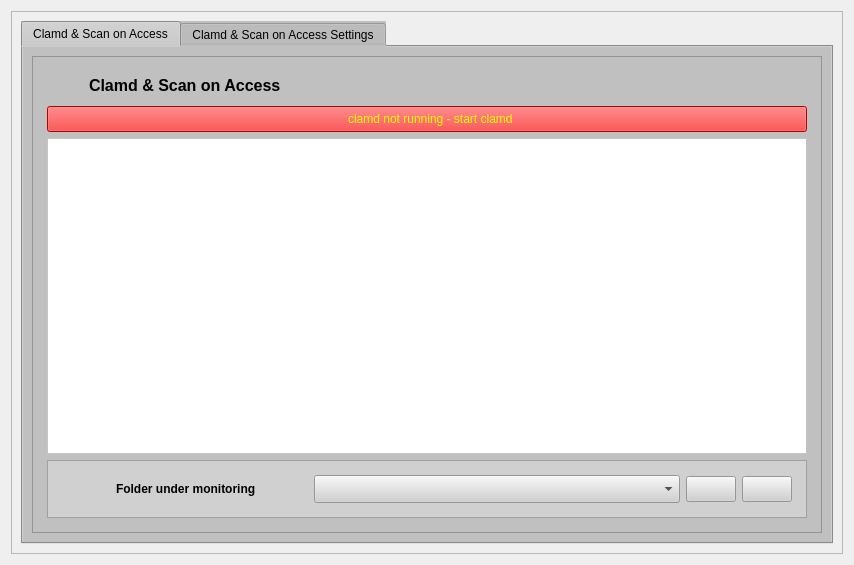
<?xml version="1.0" encoding="UTF-8"?>
<ui version="4.0">
 <class>clamdManager</class>
 <widget class="QWidget" name="clamdManager">
  <property name="geometry">
   <rect>
    <x>0</x>
    <y>0</y>
    <width>854</width>
    <height>565</height>
   </rect>
  </property>
  <property name="windowTitle">
   <string>Form</string>
  </property>
  <layout class="QGridLayout" name="gridLayout_16">
   <item row="0" column="0">
    <widget class="QFrame" name="frame">
     <property name="frameShape">
      <enum>QFrame::StyledPanel</enum>
     </property>
     <property name="frameShadow">
      <enum>QFrame::Raised</enum>
     </property>
     <layout class="QGridLayout" name="gridLayout_5">
      <item row="0" column="1">
       <widget class="QTabWidget" name="tabWidget">
        <property name="styleSheet">
         <string notr="true">background-color:#c0c0c0</string>
        </property>
        <property name="currentIndex">
         <number>0</number>
        </property>
        <widget class="QWidget" name="tab">
         <attribute name="icon">
          <iconset resource="../resources.qrc">
           <normaloff>:/icons/icons/crosshair.png</normaloff>:/icons/icons/crosshair.png</iconset>
         </attribute>
         <attribute name="title">
          <string>Clamd &amp;&amp; Scan on Access</string>
         </attribute>
         <layout class="QGridLayout" name="gridLayout_8">
          <item row="0" column="0">
           <widget class="QFrame" name="clamdFrame">
            <property name="styleSheet">
             <string notr="true">padding:5px;</string>
            </property>
            <property name="frameShape">
             <enum>QFrame::StyledPanel</enum>
            </property>
            <property name="frameShadow">
             <enum>QFrame::Raised</enum>
            </property>
            <layout class="QGridLayout" name="gridLayout_7">
             <item row="2" column="1" colspan="2">
              <widget class="QPlainTextEdit" name="clamdLogPlainTextEdit">
               <property name="styleSheet">
                <string notr="true">background-color:white;</string>
               </property>
               <property name="readOnly">
                <bool>true</bool>
               </property>
              </widget>
             </item>
             <item row="1" column="1" colspan="2">
              <widget class="QPushButton" name="startStopClamdPushButton">
               <property name="styleSheet">
                <string notr="true">background-color:red;color:yellow</string>
               </property>
               <property name="text">
                <string>  clamd not running - start clamd</string>
               </property>
               <property name="icon">
                <iconset resource="../resources.qrc">
                 <normaloff>:/icons/icons/startclamd.png</normaloff>:/icons/icons/startclamd.png</iconset>
               </property>
               <property name="iconSize">
                <size>
                 <width>24</width>
                 <height>24</height>
                </size>
               </property>
              </widget>
             </item>
             <item row="0" column="1" colspan="2">
              <layout class="QHBoxLayout" name="horizontalLayout">
               <item>
                <widget class="QLabel" name="clamdIconLabel">
                 <property name="styleSheet">
                  <string notr="true"/>
                 </property>
                 <property name="text">
                  <string/>
                 </property>
                 <property name="pixmap">
                  <pixmap resource="../resources.qrc">:/icons/icons/onaccess.png</pixmap>
                 </property>
                </widget>
               </item>
               <item>
                <widget class="QLabel" name="clamdLabel">
                 <property name="styleSheet">
                  <string notr="true">margin-left:10px;font-size:16px;font-weight:bold;</string>
                 </property>
                 <property name="text">
                  <string>Clamd &amp; Scan on Access</string>
                 </property>
                </widget>
               </item>
               <item>
                <spacer name="horizontalSpacer_2">
                 <property name="orientation">
                  <enum>Qt::Horizontal</enum>
                 </property>
                 <property name="sizeHint" stdset="0">
                  <size>
                   <width>40</width>
                   <height>20</height>
                  </size>
                 </property>
                </spacer>
               </item>
              </layout>
             </item>
             <item row="3" column="1" colspan="2">
              <widget class="QFrame" name="frame_3">
               <property name="autoFillBackground">
                <bool>false</bool>
               </property>
               <property name="styleSheet">
                <string notr="true">background-color:#d0d0d0</string>
               </property>
               <property name="frameShape">
                <enum>QFrame::StyledPanel</enum>
               </property>
               <property name="frameShadow">
                <enum>QFrame::Raised</enum>
               </property>
               <layout class="QHBoxLayout" name="horizontalLayout_2">
                <item>
                 <widget class="QLabel" name="label">
                  <property name="maximumSize">
                   <size>
                    <width>40</width>
                    <height>40</height>
                   </size>
                  </property>
                  <property name="styleSheet">
                   <string notr="true"/>
                  </property>
                  <property name="text">
                   <string/>
                  </property>
                  <property name="pixmap">
                   <pixmap resource="../resources.qrc">:/icons/icons/homefolder.png</pixmap>
                  </property>
                  <property name="scaledContents">
                   <bool>true</bool>
                  </property>
                 </widget>
                </item>
                <item>
                 <widget class="QLabel" name="monitoringLabel">
                  <property name="maximumSize">
                   <size>
                    <width>200</width>
                    <height>16777215</height>
                   </size>
                  </property>
                  <property name="styleSheet">
                   <string notr="true">font-weight:bold;</string>
                  </property>
                  <property name="locale">
                   <locale language="Portuguese" country="Brazil"/>
                  </property>
                  <property name="frameShape">
                   <enum>QFrame::NoFrame</enum>
                  </property>
                  <property name="frameShadow">
                   <enum>QFrame::Sunken</enum>
                  </property>
                  <property name="text">
                   <string>Folder under monitoring</string>
                  </property>
                 </widget>
                </item>
                <item>
                 <widget class="QComboBox" name="monitoringComboBox"/>
                </item>
                <item>
                 <widget class="QPushButton" name="monitoringAddButton">
                  <property name="maximumSize">
                   <size>
                    <width>50</width>
                    <height>16777215</height>
                   </size>
                  </property>
                  <property name="styleSheet">
                   <string notr="true"/>
                  </property>
                  <property name="text">
                   <string/>
                  </property>
                  <property name="icon">
                   <iconset resource="../resources.qrc">
                    <normaloff>:/icons/icons/add.png</normaloff>:/icons/icons/add.png</iconset>
                  </property>
                  <property name="iconSize">
                   <size>
                    <width>22</width>
                    <height>22</height>
                   </size>
                  </property>
                 </widget>
                </item>
                <item>
                 <widget class="QPushButton" name="monitoringDelButton">
                  <property name="maximumSize">
                   <size>
                    <width>50</width>
                    <height>16777215</height>
                   </size>
                  </property>
                  <property name="text">
                   <string/>
                  </property>
                  <property name="icon">
                   <iconset resource="../resources.qrc">
                    <normaloff>:/icons/icons/trash-can.png</normaloff>:/icons/icons/trash-can.png</iconset>
                  </property>
                  <property name="iconSize">
                   <size>
                    <width>22</width>
                    <height>22</height>
                   </size>
                  </property>
                 </widget>
                </item>
               </layout>
              </widget>
             </item>
            </layout>
           </widget>
          </item>
         </layout>
        </widget>
        <widget class="QWidget" name="tab_2">
         <attribute name="icon">
          <iconset resource="../resources.qrc">
           <normaloff>:/icons/icons/options.png</normaloff>:/icons/icons/options.png</iconset>
         </attribute>
         <attribute name="title">
          <string>Clamd &amp;&amp; Scan on Access Settings</string>
         </attribute>
         <layout class="QGridLayout" name="gridLayout_11">
          <item row="0" column="0">
           <widget class="QFrame" name="frame_2">
            <property name="frameShape">
             <enum>QFrame::StyledPanel</enum>
            </property>
            <property name="frameShadow">
             <enum>QFrame::Raised</enum>
            </property>
            <layout class="QGridLayout" name="gridLayout_10">
             <item row="0" column="1">
              <widget class="QLabel" name="clamdLabel_2">
               <property name="minimumSize">
                <size>
                 <width>0</width>
                 <height>36</height>
                </size>
               </property>
               <property name="maximumSize">
                <size>
                 <width>16777215</width>
                 <height>36</height>
                </size>
               </property>
               <property name="styleSheet">
                <string notr="true">margin-left:10px;font-size:16px;font-weight:bold;</string>
               </property>
               <property name="text">
                <string>Clamd &amp; Scan on Access Settings</string>
               </property>
              </widget>
             </item>
             <item row="1" column="0" colspan="3">
              <layout class="QGridLayout" name="gridLayout_9">
               <item row="10" column="1">
                <widget class="QComboBox" name="infectedFilesComboBox">
                 <item>
                  <property name="text">
                   <string>Report only</string>
                  </property>
                 </item>
                 <item>
                  <property name="text">
                   <string>Copy to Quarantine</string>
                  </property>
                 </item>
                 <item>
                  <property name="text">
                   <string>Move to Quarantine</string>
                  </property>
                 </item>
                 <item>
                  <property name="text">
                   <string>Remove (be carefull)</string>
                  </property>
                 </item>
                </widget>
               </item>
               <item row="1" column="0">
                <widget class="QLabel" name="accLogTimesLabel">
                 <property name="toolTip">
                  <string>Log time for each message.</string>
                 </property>
                 <property name="text">
                  <string>Log Times</string>
                 </property>
                </widget>
               </item>
               <item row="6" column="1">
                <widget class="QSpinBox" name="onAccessMaxThreadsSpinBox">
                 <property name="minimum">
                  <number>1</number>
                 </property>
                 <property name="maximum">
                  <number>25</number>
                 </property>
                 <property name="value">
                  <number>10</number>
                 </property>
                </widget>
               </item>
               <item row="4" column="1">
                <widget class="QComboBox" name="accExtraScanningComboBox">
                 <item>
                  <property name="text">
                   <string>yes</string>
                  </property>
                 </item>
                 <item>
                  <property name="text">
                   <string>no</string>
                  </property>
                 </item>
                </widget>
               </item>
               <item row="6" column="0">
                <widget class="QLabel" name="accMaxThreatsLabel">
                 <property name="toolTip">
                  <string>Max  number  of  scanning  threads to allocate to the OnAccess thread pool at startup.</string>
                 </property>
                 <property name="text">
                  <string>On Access max Threats</string>
                 </property>
                </widget>
               </item>
               <item row="0" column="1">
                <widget class="QSpinBox" name="accLogFileMaxSizeSpinBox">
                 <property name="minimum">
                  <number>1</number>
                 </property>
                 <property name="maximum">
                  <number>25</number>
                 </property>
                 <property name="value">
                  <number>1</number>
                 </property>
                </widget>
               </item>
               <item row="10" column="0">
                <widget class="QLabel" name="infectedFilesLabel">
                 <property name="toolTip">
                  <string>How to proceed if infected files are found</string>
                 </property>
                 <property name="text">
                  <string>Infected Files</string>
                 </property>
                </widget>
               </item>
               <item row="8" column="0">
                <widget class="QLabel" name="onAccessPreventionLabel">
                 <property name="toolTip">
                  <string>Enables fanotify blocking when malicious files are found.</string>
                 </property>
                 <property name="text">
                  <string>On Access Prevention</string>
                 </property>
                </widget>
               </item>
               <item row="3" column="1">
                <widget class="QComboBox" name="extendedDetectionInfoComboBox">
                 <item>
                  <property name="text">
                   <string>yes</string>
                  </property>
                 </item>
                 <item>
                  <property name="text">
                   <string>no</string>
                  </property>
                 </item>
                </widget>
               </item>
               <item row="3" column="0">
                <widget class="QLabel" name="extendedDetectionInfoLabel">
                 <property name="toolTip">
                  <string>Log additional information about the infected file, such as its size and hash, together with the virus name.</string>
                 </property>
                 <property name="text">
                  <string>Extended Detection Info</string>
                 </property>
                </widget>
               </item>
               <item row="5" column="2">
                <widget class="QLabel" name="onAccessMaxFileSizeLabel">
                 <property name="text">
                  <string>MByte</string>
                 </property>
                </widget>
               </item>
               <item row="8" column="1">
                <widget class="QComboBox" name="onAccessPreventionComboBox">
                 <item>
                  <property name="text">
                   <string>yes</string>
                  </property>
                 </item>
                 <item>
                  <property name="text">
                   <string>no</string>
                  </property>
                 </item>
                </widget>
               </item>
               <item row="7" column="0">
                <widget class="QLabel" name="accRetryAttemptsLabel">
                 <property name="toolTip">
                  <string>Number of times the OnAccess client will retry a failed scan due to connection problems (or other issues).</string>
                 </property>
                 <property name="text">
                  <string>On Access retry Attempts</string>
                 </property>
                </widget>
               </item>
               <item row="9" column="0">
                <widget class="QLabel" name="onAccessDenyOnErrorLabel">
                 <property name="toolTip">
                  <string>When using prevention, if this option is turned on, any errors that occur during  scanning will result in the event attempt being denied. This could potentially lead to unwanted system behaviour  with  certain  configura-
              tions, so the client defaults this to off and prefers allowing access events in case of scan or connection error.</string>
                 </property>
                 <property name="text">
                  <string>On Access deny on Error</string>
                 </property>
                </widget>
               </item>
               <item row="1" column="1">
                <widget class="QComboBox" name="accLogTimesComboBox">
                 <item>
                  <property name="text">
                   <string>yes</string>
                  </property>
                 </item>
                 <item>
                  <property name="text">
                   <string>no</string>
                  </property>
                 </item>
                </widget>
               </item>
               <item row="0" column="0">
                <widget class="QLabel" name="accLogFileMaxSizeLabel">
                 <property name="toolTip">
                  <string>Maximum size of the log file.
Value of 0 disables the limit.
Default: 1 MByte
</string>
                 </property>
                 <property name="text">
                  <string>Log-File max Size</string>
                 </property>
                </widget>
               </item>
               <item row="4" column="0">
                <widget class="QLabel" name="accExtraScanningLabel">
                 <property name="text">
                  <string>On Access Extra Scanning</string>
                 </property>
                </widget>
               </item>
               <item row="0" column="2">
                <widget class="QLabel" name="accLogFileMaxSizeLabel_2">
                 <property name="text">
                  <string>MByte</string>
                 </property>
                </widget>
               </item>
               <item row="7" column="1">
                <widget class="QSpinBox" name="accRetryAttemptsSpinBox">
                 <property name="maximum">
                  <number>10</number>
                 </property>
                </widget>
               </item>
               <item row="2" column="0">
                <widget class="QLabel" name="accLogRotateLabel">
                 <property name="toolTip">
                  <string>Rotate log file. Requires LogFileMaxSize option set prior to this option.</string>
                 </property>
                 <property name="text">
                  <string>Log Rotate</string>
                 </property>
                </widget>
               </item>
               <item row="2" column="1">
                <widget class="QComboBox" name="accLogRotateComboBox">
                 <item>
                  <property name="text">
                   <string>yes</string>
                  </property>
                 </item>
                 <item>
                  <property name="text">
                   <string>no</string>
                  </property>
                 </item>
                </widget>
               </item>
               <item row="5" column="1">
                <widget class="QSpinBox" name="onAccessMaxFileSizeSpinBox">
                 <property name="minimum">
                  <number>1</number>
                 </property>
                 <property name="maximum">
                  <number>25</number>
                 </property>
                 <property name="value">
                  <number>10</number>
                 </property>
                </widget>
               </item>
               <item row="5" column="0">
                <widget class="QLabel" name="accMaxFileSizeLabel">
                 <property name="toolTip">
                  <string>Files larger than this value will not be scanned in on access.</string>
                 </property>
                 <property name="text">
                  <string>On Access max File Size</string>
                 </property>
                </widget>
               </item>
               <item row="9" column="1">
                <widget class="QComboBox" name="onAccessDenyOnErrorComboBox">
                 <item>
                  <property name="text">
                   <string>yes</string>
                  </property>
                 </item>
                 <item>
                  <property name="text">
                   <string>no</string>
                  </property>
                 </item>
                </widget>
               </item>
               <item row="11" column="0">
                <widget class="QLabel" name="startClamdOnStartupLabel">
                 <property name="text">
                  <string>Start Clamd on startup</string>
                 </property>
                </widget>
               </item>
               <item row="11" column="1">
                <widget class="QCheckBox" name="startClamdOnStartupCheckBox">
                 <property name="text">
                  <string/>
                 </property>
                </widget>
               </item>
              </layout>
             </item>
             <item row="0" column="2">
              <widget class="QPushButton" name="restartClamdPushButton">
               <property name="enabled">
                <bool>true</bool>
               </property>
               <property name="minimumSize">
                <size>
                 <width>50</width>
                 <height>36</height>
                </size>
               </property>
               <property name="maximumSize">
                <size>
                 <width>50</width>
                 <height>36</height>
                </size>
               </property>
               <property name="toolTip">
                <string>Clamd has to be restarted
for changes made to take effect.</string>
               </property>
               <property name="autoFillBackground">
                <bool>false</bool>
               </property>
               <property name="styleSheet">
                <string notr="true"/>
               </property>
               <property name="text">
                <string/>
               </property>
               <property name="icon">
                <iconset resource="../resources.qrc">
                 <normaloff>:/icons/icons/restart.png</normaloff>:/icons/icons/restart.png</iconset>
               </property>
               <property name="iconSize">
                <size>
                 <width>22</width>
                 <height>22</height>
                </size>
               </property>
              </widget>
             </item>
             <item row="0" column="0">
              <widget class="QLabel" name="clamdIconLabel_2">
               <property name="minimumSize">
                <size>
                 <width>48</width>
                 <height>48</height>
                </size>
               </property>
               <property name="maximumSize">
                <size>
                 <width>48</width>
                 <height>48</height>
                </size>
               </property>
               <property name="text">
                <string/>
               </property>
               <property name="pixmap">
                <pixmap resource="../resources.qrc">:/icons/icons/options.png</pixmap>
               </property>
               <property name="scaledContents">
                <bool>true</bool>
               </property>
              </widget>
             </item>
             <item row="1" column="3">
              <spacer name="horizontalSpacer_3">
               <property name="orientation">
                <enum>Qt::Horizontal</enum>
               </property>
               <property name="sizeHint" stdset="0">
                <size>
                 <width>40</width>
                 <height>20</height>
                </size>
               </property>
              </spacer>
             </item>
            </layout>
           </widget>
          </item>
          <item row="0" column="1">
           <spacer name="horizontalSpacer_5">
            <property name="orientation">
             <enum>Qt::Horizontal</enum>
            </property>
            <property name="sizeHint" stdset="0">
             <size>
              <width>40</width>
              <height>20</height>
             </size>
            </property>
           </spacer>
          </item>
          <item row="1" column="0">
           <spacer name="verticalSpacer">
            <property name="orientation">
             <enum>Qt::Vertical</enum>
            </property>
            <property name="sizeHint" stdset="0">
             <size>
              <width>20</width>
              <height>64</height>
             </size>
            </property>
           </spacer>
          </item>
         </layout>
        </widget>
       </widget>
      </item>
     </layout>
    </widget>
   </item>
  </layout>
 </widget>
 <resources>
  <include location="../resources.qrc"/>
 </resources>
 <connections>
  <connection>
   <sender>restartClamdPushButton</sender>
   <signal>clicked()</signal>
   <receiver>clamdManager</receiver>
   <slot>slot_restartClamdButtonClicked()</slot>
   <hints>
    <hint type="sourcelabel">
     <x>398</x>
     <y>79</y>
    </hint>
    <hint type="destinationlabel">
     <x>850</x>
     <y>93</y>
    </hint>
   </hints>
  </connection>
  <connection>
   <sender>accLogFileMaxSizeSpinBox</sender>
   <signal>valueChanged(int)</signal>
   <receiver>clamdManager</receiver>
   <slot>slot_clamdSettingsChanged()</slot>
   <hints>
    <hint type="sourcelabel">
     <x>222</x>
     <y>123</y>
    </hint>
    <hint type="destinationlabel">
     <x>5</x>
     <y>113</y>
    </hint>
   </hints>
  </connection>
  <connection>
   <sender>accLogTimesComboBox</sender>
   <signal>activated(int)</signal>
   <receiver>clamdManager</receiver>
   <slot>slot_clamdSettingsChanged()</slot>
   <hints>
    <hint type="sourcelabel">
     <x>223</x>
     <y>151</y>
    </hint>
    <hint type="destinationlabel">
     <x>6</x>
     <y>148</y>
    </hint>
   </hints>
  </connection>
  <connection>
   <sender>accLogRotateComboBox</sender>
   <signal>activated(int)</signal>
   <receiver>clamdManager</receiver>
   <slot>slot_clamdSettingsChanged()</slot>
   <hints>
    <hint type="sourcelabel">
     <x>223</x>
     <y>187</y>
    </hint>
    <hint type="destinationlabel">
     <x>5</x>
     <y>181</y>
    </hint>
   </hints>
  </connection>
  <connection>
   <sender>extendedDetectionInfoComboBox</sender>
   <signal>activated(int)</signal>
   <receiver>clamdManager</receiver>
   <slot>slot_clamdSettingsChanged()</slot>
   <hints>
    <hint type="sourcelabel">
     <x>233</x>
     <y>221</y>
    </hint>
    <hint type="destinationlabel">
     <x>5</x>
     <y>209</y>
    </hint>
   </hints>
  </connection>
  <connection>
   <sender>accExtraScanningComboBox</sender>
   <signal>activated(int)</signal>
   <receiver>clamdManager</receiver>
   <slot>slot_clamdSettingsChanged()</slot>
   <hints>
    <hint type="sourcelabel">
     <x>220</x>
     <y>249</y>
    </hint>
    <hint type="destinationlabel">
     <x>6</x>
     <y>251</y>
    </hint>
   </hints>
  </connection>
  <connection>
   <sender>onAccessMaxFileSizeSpinBox</sender>
   <signal>valueChanged(int)</signal>
   <receiver>clamdManager</receiver>
   <slot>slot_clamdSettingsChanged()</slot>
   <hints>
    <hint type="sourcelabel">
     <x>237</x>
     <y>285</y>
    </hint>
    <hint type="destinationlabel">
     <x>4</x>
     <y>285</y>
    </hint>
   </hints>
  </connection>
  <connection>
   <sender>onAccessMaxThreadsSpinBox</sender>
   <signal>valueChanged(int)</signal>
   <receiver>clamdManager</receiver>
   <slot>slot_clamdSettingsChanged()</slot>
   <hints>
    <hint type="sourcelabel">
     <x>218</x>
     <y>320</y>
    </hint>
    <hint type="destinationlabel">
     <x>4</x>
     <y>312</y>
    </hint>
   </hints>
  </connection>
  <connection>
   <sender>accRetryAttemptsSpinBox</sender>
   <signal>valueChanged(int)</signal>
   <receiver>clamdManager</receiver>
   <slot>slot_clamdSettingsChanged()</slot>
   <hints>
    <hint type="sourcelabel">
     <x>216</x>
     <y>352</y>
    </hint>
    <hint type="destinationlabel">
     <x>4</x>
     <y>341</y>
    </hint>
   </hints>
  </connection>
  <connection>
   <sender>onAccessPreventionComboBox</sender>
   <signal>activated(int)</signal>
   <receiver>clamdManager</receiver>
   <slot>slot_clamdSettingsChanged()</slot>
   <hints>
    <hint type="sourcelabel">
     <x>220</x>
     <y>383</y>
    </hint>
    <hint type="destinationlabel">
     <x>3</x>
     <y>369</y>
    </hint>
   </hints>
  </connection>
  <connection>
   <sender>onAccessDenyOnErrorComboBox</sender>
   <signal>activated(int)</signal>
   <receiver>clamdManager</receiver>
   <slot>slot_clamdSettingsChanged()</slot>
   <hints>
    <hint type="sourcelabel">
     <x>256</x>
     <y>418</y>
    </hint>
    <hint type="destinationlabel">
     <x>5</x>
     <y>407</y>
    </hint>
   </hints>
  </connection>
  <connection>
   <sender>infectedFilesComboBox</sender>
   <signal>activated(int)</signal>
   <receiver>clamdManager</receiver>
   <slot>slot_clamdSettingsChanged()</slot>
   <hints>
    <hint type="sourcelabel">
     <x>265</x>
     <y>445</y>
    </hint>
    <hint type="destinationlabel">
     <x>4</x>
     <y>446</y>
    </hint>
   </hints>
  </connection>
  <connection>
   <sender>startStopClamdPushButton</sender>
   <signal>clicked()</signal>
   <receiver>clamdManager</receiver>
   <slot>slot_clamdStartStopButtonClicked()</slot>
   <hints>
    <hint type="sourcelabel">
     <x>808</x>
     <y>174</y>
    </hint>
    <hint type="destinationlabel">
     <x>847</x>
     <y>122</y>
    </hint>
   </hints>
  </connection>
  <connection>
   <sender>monitoringDelButton</sender>
   <signal>clicked()</signal>
   <receiver>clamdManager</receiver>
   <slot>slot_monitoringDelButtonClicked()</slot>
   <hints>
    <hint type="sourcelabel">
     <x>793</x>
     <y>501</y>
    </hint>
    <hint type="destinationlabel">
     <x>847</x>
     <y>478</y>
    </hint>
   </hints>
  </connection>
  <connection>
   <sender>monitoringAddButton</sender>
   <signal>clicked()</signal>
   <receiver>clamdManager</receiver>
   <slot>slot_monitoringAddButtonClicked()</slot>
   <hints>
    <hint type="sourcelabel">
     <x>737</x>
     <y>501</y>
    </hint>
    <hint type="destinationlabel">
     <x>850</x>
     <y>438</y>
    </hint>
   </hints>
  </connection>
  <connection>
   <sender>startClamdOnStartupCheckBox</sender>
   <signal>clicked()</signal>
   <receiver>clamdManager</receiver>
   <slot>slot_startClamdOnStartupCheckBoxClicked()</slot>
   <hints>
    <hint type="sourcelabel">
     <x>206</x>
     <y>474</y>
    </hint>
    <hint type="destinationlabel">
     <x>4</x>
     <y>478</y>
    </hint>
   </hints>
  </connection>
 </connections>
 <slots>
  <slot>slot_clamdStartStopButtonClicked()</slot>
  <slot>slot_restartClamdButtonClicked()</slot>
  <slot>slot_clamdSettingsChanged()</slot>
  <slot>slot_monitoringDelButtonClicked()</slot>
  <slot>slot_monitoringAddButtonClicked()</slot>
  <slot>slot_startClamdOnStartupCheckBoxClicked()</slot>
 </slots>
</ui>
